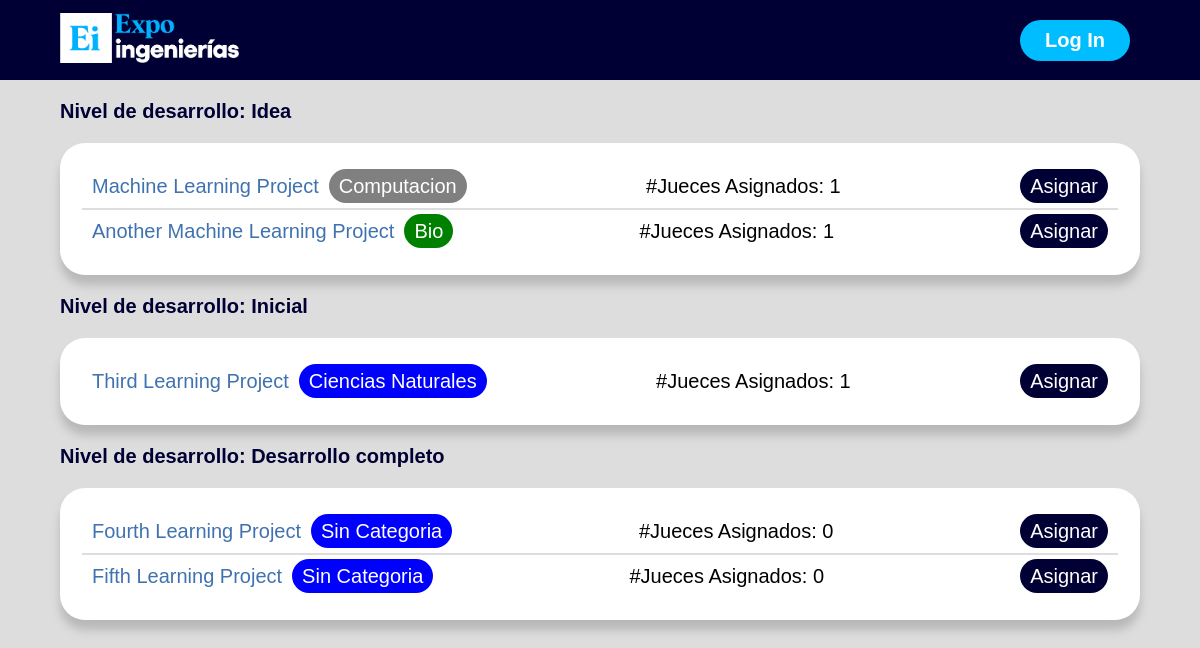
The page /asignar_jueces.php on the database its author committed.
### tables this page shows
CREATE TABLE r_proyectos(
   id_proyecto INT NOT NULL AUTO_INCREMENT PRIMARY KEY,	
   poster VARCHAR(100),
   description TEXT,
   estatus BOOL,
   nombre VARCHAR(100),
   video VARCHAR(100),
   fecha_registro DATETIME,
   id_uf VARCHAR(10),
   id_docente INT,
   id_edicion INT,
   id_categoria INT,
   id_nivel INT,
   premio INT,  
   FOREIGN KEY (id_uf)
   REFERENCES r_ufs(id_uf)
   ON DELETE RESTRICT
   ON UPDATE CASCADE,
   FOREIGN KEY (id_docente)
   REFERENCES r_docentes(id_docente)
   ON DELETE RESTRICT
   ON UPDATE CASCADE,
   FOREIGN KEY (id_edicion)
   REFERENCES r_ediciones(id_edicion)
   ON DELETE RESTRICT
   ON UPDATE CASCADE,
   FOREIGN KEY (id_categoria)
   REFERENCES r_categorias(id_categoria)
   ON DELETE RESTRICT
   ON UPDATE CASCADE,
   FOREIGN KEY (id_nivel)
   REFERENCES r_niveles_desarrollo(id_nivel)
   ON DELETE RESTRICT
   ON UPDATE CASCADE
);

CREATE TABLE r_categorias(
	id_categoria INT NOT NULL AUTO_INCREMENT PRIMARY KEY,
   nombre VARCHAR(50)
);

### asignar_jueces.php (the view, shortened to what this page needs)
<!DOCTYPE html>
<html lang="en">
  <head>
    <link rel="stylesheet" href="CSS/style.css" />
  </head>
  <body>
    <header class="header">
      <div class="logo">
        <a href="informativa_presentacion.html">
          <img src="IMG/logo-expo.png" alt="Logo de la pagina" />
        </a>
      </div>
      <a href="#" class="btn"><button>Log In</button></a>
    </header>
    <h1 class="label">Nivel de desarrollo: Idea</h1>
    <div class="container">
    <table class="general">
<?php
  $pdo = Database::connect();
  $sql = 'SELECT r_proyectos.id_proyecto, r_proyectos.nombre, r_categorias.nombre as categoria, r_niveles_desarrollo.nombre as nivel_de_desarrollo
    FROM r_proyectos
    LEFT JOIN r_categorias ON r_proyectos.id_proyecto = r_categorias.id_categoria
    LEFT JOIN r_niveles_desarrollo ON r_proyectos.id_nivel = r_niveles_desarrollo.id_nivel
    WHERE r_niveles_desarrollo.id_nivel = 1;';
  $q = $pdo->prepare($sql);
  $q->execute(array());
  foreach ($q as $row) {
    echo '<tr>';
    echo '<td>';
    echo '<a class="link-edicion">' . $row['nombre'] . '</a>';
    $sql2 = "SELECT r_jueces.nombre, r_jueces.apellidoP ,r_jueces.apellidoM, r_proyectos.id_proyecto
    FROM r_jueces
    LEFT JOIN r_calificaciones ON r_calificaciones.id_juez = r_jueces.id_juez
    LEFT JOIN r_proyectos ON r_proyectos.id_proyecto = r_calificaciones.id_proyecto
    WHERE r_proyectos.id_proyecto = ?";
    $stmt = $pdo->prepare($sql2);
    $stmt->execute([$row['id_proyecto']]);
    $rowCount = $stmt->rowCount();
    if ($row['categoria'] == 'Computacion') {
      echo '<a class="categoria-compu" href="edicion_de_expo_editar.html">' . $row['categoria'] . '</a>';
    } else if ($row['categoria'] == 'Bio') {
      echo '<a class="categoria-bio" href="edicion_de_expo_editar.html">' . $row['categoria'] . '</a>';
    } else if ($row['categoria'] == 'Ciencias Naturales') {
      echo '<a class="categoria-ciencias-n" href="edicion_de_expo_editar.html">' . $row['categoria'] . '</a>';
    } else {
      echo '<a class="categoria-ciencias-n" href="edicion_de_expo_editar.html">Sin Categoria</a>';
    }
    echo '</td>';
    echo '<td class="row-cantidad-jueces">';
    echo '#Jueces Asignados: '.$rowCount.'';
    echo '</td>';
    echo '<td >';
    echo "<a class='btn' href='ver_jueces.php?id_proyecto={$row['id_proyecto']}&nombre={$row['nombre']}'>Asignar</a>";
    echo '</td>';
    echo '</tr>';
  }
?>
    </table>
    </div>
    <h1 class="label">Nivel de desarrollo: Inicial</h1>
    <div class="container">
    <table class="general">
    <?php
      $sql = 'SELECT r_proyectos.id_proyecto, r_proyectos.nombre, r_categorias.nombre as categoria, r_niveles_desarrollo.nombre as nivel_de_desarrollo
      FROM r_proyectos
      LEFT JOIN r_categorias ON r_proyectos.id_proyecto = r_categorias.id_categoria
      LEFT JOIN r_niveles_desarrollo ON r_proyectos.id_nivel = r_niveles_desarrollo.id_nivel
      WHERE r_niveles_desarrollo.id_nivel = 2;';
      $q = $pdo->prepare($sql);
      $q->execute(array());
      $proyectos = $q->fetchAll(PDO::FETCH_ASSOC);
      foreach ($proyectos as $row) {
      echo '<tr>';
      echo '<td>';
      echo '<a class="link-edicion">' . $row['nombre'] . '</a>';
        $sql2 = "SELECT r_jueces.nombre, r_jueces.apellidoP ,r_jueces.apellidoM, r_proyectos.id_proyecto
        FROM r_jueces
        LEFT JOIN r_calificaciones ON r_calificaciones.id_juez = r_jueces.id_juez
        LEFT JOIN r_proyectos ON r_proyectos.id_proyecto = r_calificaciones.id_proyecto
        WHERE r_proyectos.id_proyecto = ?";
        $stmt = $pdo->prepare($sql2);
        $stmt->execute([$row['id_proyecto']]);
        $rowCount = $stmt->rowCount();
      if ($row['categoria'] == 'Computacion') {
      echo '<a class="categoria-compu" href="edicion_de_expo_editar.html">' . $row['categoria'] . '</a>';
      } else if ($row['categoria'] == 'Bio') {
      echo '<a class="categoria-bio" href="edicion_de_expo_editar.html">' . $row['categoria'] . '</a>';
      } else if ($row['categoria'] == 'Ciencias Naturales') {
      echo '<a class="categoria-ciencias-n" href="edicion_de_expo_editar.html">' . $row['categoria'] . '</a>';
      } else {
      echo '<a class="categoria-ciencias-n" href="edicion_de_expo_editar.html">Sin Categoria</a>';
      }
      echo '<td class="row-cantidad-jueces">';
      echo '#Jueces Asignados: '.$rowCount.'';
      echo '</td>';
      echo '</td>';
      echo '<td >';
      echo "<a class='btn' href='ver_jueces.php?id_proyecto={$row['id_proyecto']}&nombre={$row['nombre']}'>Asignar</a>";
      echo '</td>';
      echo '</tr>';
      }
    ?>
    </table>
    </div>
    <h1 class="label">Nivel de desarrollo: Desarrollo completo</h1>
    <div class="container">
    <table class="general">
    <?php
      $sql = 'SELECT r_proyectos.id_proyecto, r_proyectos.nombre, r_categorias.nombre as categoria, r_niveles_desarrollo.nombre as nivel_de_desarrollo
      FROM r_proyectos
      LEFT JOIN r_categorias ON r_proyectos.id_proyecto = r_categorias.id_categoria
      LEFT JOIN r_niveles_desarrollo ON r_proyectos.id_nivel = r_niveles_desarrollo.id_nivel
      WHERE r_niveles_desarrollo.id_nivel = 3;';
      $q = $pdo->prepare($sql);
      $q->execute(array());
      $proyectos = $q->fetchAll(PDO::FETCH_ASSOC);
      foreach ($proyectos as $row) {
      echo '<tr>';
      echo '<td>';
      echo '<a class="link-edicion">' . $row['nombre'] . '</a>';
      $sql2 = "SELECT r_jueces.nombre, r_jueces.apellidoP ,r_jueces.apellidoM, r_proyectos.id_proyecto
      FROM r_jueces
      LEFT JOIN r_calificaciones ON r_calificaciones.id_juez = r_jueces.id_juez
      LEFT JOIN r_proyectos ON r_proyectos.id_proyecto = r_calificaciones.id_proyecto
      WHERE r_proyectos.id_proyecto = ?";
      $stmt = $pdo->prepare($sql2);
      $stmt->execute([$row['id_proyecto']]);
      $rowCount = $stmt->rowCount();
      if ($row['categoria'] == 'Computacion') {
      echo '<a class="categoria-compu" href="edicion_de_expo_editar.html">' . $row['categoria'] . '</a>';
      } else if ($row['categoria'] == 'Bio') {
      echo '<a class="categoria-bio" href="edicion_de_expo_editar.html">' . $row['categoria'] . '</a>';
      } else if ($row['categoria'] == 'Ciencias Naturales') {
      echo '<a class="categoria-ciencias-n" href="edicion_de_expo_editar.html">' . $row['categoria'] . '</a>';
      } else {
      echo '<a class="categoria-ciencias-n" href="edicion_de_expo_editar.html">Sin Categoria</a>';
      }
      echo '<td class="row-cantidad-jueces">';
      echo '#Jueces Asignados: '.$rowCount.'';
      echo '</td>';
      echo '</td>';
      echo '<td>';
      echo "<a class='btn' href='ver_jueces.php?id_proyecto={$row['id_proyecto']}&nombre={$row['nombre']}'>Asignar</a>";
      echo '</td>';
      echo '</tr>';
      }
    ?>
    </table>
    </div>
  </body>
</html>

### CSS/style.css (style rules this page uses)
:root { --background: #f5f5f5; --main: #112d4e; --wordaccent1: #3f72af; --wordaccentbg1: #dbe2ef; --wordaccent2: #1687a7; --backgroundR: #dddddd; --mainR: #000035; --wordaccent1R: #00bdff; --wordaccentbg1R: white; --wordaccent2R: #00a2dd; }
* { box-sizing: border-box; margin: 0; padding: 0; font-family: "Gellix", sans-serif; font-size: 20px; }
.general tr { display: flex; justify-content: space-between; border: solid; border-color: var(--backgroundR); border-width: 1px 0; }
.general tr:first-child { border-top: none; }
.general tr:last-child { border-bottom: none; }
.general td { padding: 10px; }
body { background-color: var(--backgroundR); }
h1 { color: var(--mainR); }
.header { background-color: var(--mainR); display: flex; justify-content: space-between; align-items: center; height: 80px; padding: 5px 5%; font-family: "Oswald", sans-serif; font-size: 40px; }
.header .logo { cursor: pointer; }
.header .logo img { height: 50px; width: auto; transition: all 0.3s; }
.header .btn button { font-weight: 700; color: var(--wordaccentbg1R); padding: 9px 25px; background: var(--wordaccent1R); border: none; border-radius: 50px; cursor: pointer; transition: all 0.3s ease 0s; }
.container { display: grid; background: #ffffff; margin-top: 20px; margin-left: 5%; margin-right: 5%; margin-bottom: 20px; border-radius: 25px; padding: 20px; box-shadow: 0px 10px 10px #b8b8b8; }
.label { margin-top: 20px; margin-left: 5%; margin-right: 5%; }
.link-edicion { color: var(--wordaccent1); text-decoration: none; cursor: default; }
.btn { color: var(--wordaccentbg1R); padding: 6px 10px; background: var(--mainR); border: none; border-radius: 30px; cursor: pointer; transition: all 0.3s ease 0s; text-decoration: none; }
.categoria-bio { padding: 6px 10px; background-color: green; color: white; border: none; border-radius: 30px; cursor: default; text-decoration: none; margin-left: 10px; }
.categoria-compu { padding: 6px 10px; background-color: gray; color: white; border: none; border-radius: 30px; cursor: default; text-decoration: none; margin-left: 10px; }
.categoria-ciencias-n { padding: 6px 10px; background-color: blue; color: white; border: none; border-radius: 30px; cursor: default; text-decoration: none; margin-left: 10px; }
.row-cantidad-jueces { text-align: center; }

### rows shown on the page
r_proyectos: nombre "Machine Learning Project", r_categorias.nombre "Computacion", rowCount "1"
r_proyectos: nombre "Another Machine Learning Project", r_categorias.nombre "Bio", rowCount "1"
r_proyectos: nombre "Third Learning Project", id_categoria.nombre "Ciencias Naturales", rowCount "1"
r_proyectos: nombre "Fourth Learning Project", rowCount "0"
r_proyectos: nombre "Fifth Learning Project", rowCount "0"
